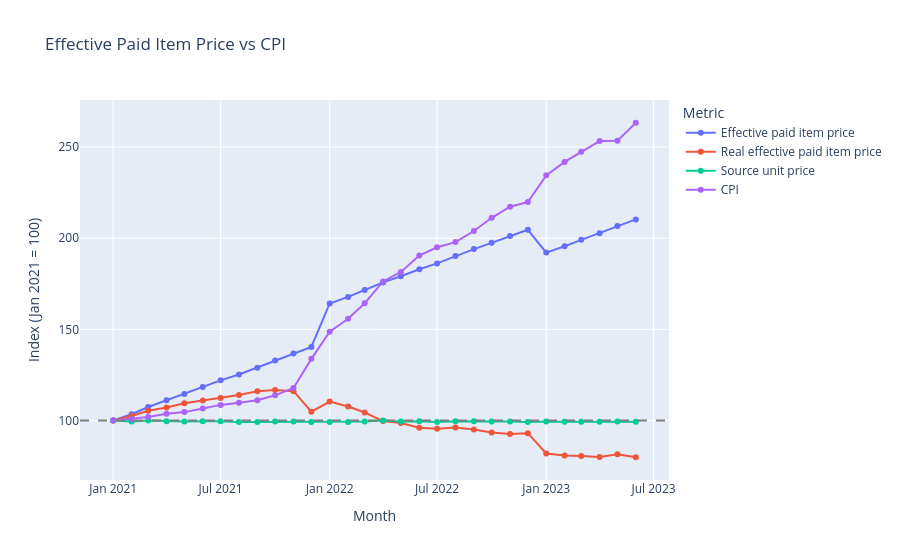

Here is the notebook cell this chart was saved with:
### Code cell
price_trend_long = product_price_trend.melt(
    id_vars=["order_month", "month_label"],
    value_vars=[
        "median_effective_paid_price_index_jan_2021_100",
        "median_real_effective_paid_price_index_jan_2021_100",
        "median_source_unit_price_index_jan_2021_100",
        "cpi_index_jan_2021_100",
    ],
    var_name="metric_key",
    value_name="index_value",
)

price_trend_labels = {
    "median_effective_paid_price_index_jan_2021_100": "Effective paid item price",
    "median_real_effective_paid_price_index_jan_2021_100": "Real effective paid item price",
    "median_source_unit_price_index_jan_2021_100": "Source unit price",
    "cpi_index_jan_2021_100": "CPI",
}
price_trend_long["metric"] = price_trend_long["metric_key"].map(price_trend_labels)

fig = px.line(
    price_trend_long,
    x="order_month",
    y="index_value",
    color="metric",
    markers=True,
    labels={"order_month": "Month", "index_value": "Index (Jan 2021 = 100)", "metric": "Metric"},
    title="Effective Paid Item Price vs CPI",
)
fig.add_hline(y=100, line_dash="dash", line_color="gray")
fig.show()

### Figure 1 — Plotly figure (JSON) as saved in the notebook; plotly's stock layout.template omitted (floating-point values rounded to 4 significant figures)
{"data": [{"hovertemplate": "Metric=Effective paid item price<br>Month=%{x}<br>Index (Jan 2021 = 100)=%{y}<extra></extra>", "legendgroup": "Effective paid item price", "line": {"color": "#636efa", "dash": "solid"}, "marker": {"symbol": "circle"}, "mode": "lines+markers", "name": "Effective paid item price", "orientation": "v", "showlegend": true, "type": "scatter", "x": ["2021-01-01", "2021-02-01", "2021-03-01", "2021-04-01", "2021-05-01", "2021-06-01", "2021-07-01", "2021-08-01", "2021-09-01", "2021-10-01", "2021-11-01", "2021-12-01", "2022-01-01", "2022-02-01", "2022-03-01", "2022-04-01", "2022-05-01", "2022-06-01", "2022-07-01", "2022-08-01", "2022-09-01", "2022-10-01", "2022-11-01", "2022-12-01", "2023-01-01", "2023-02-01", "2023-03-01", "2023-04-01", "2023-05-01", "2023-06-01"], "xaxis": "x", "y": [100, 103.5, 107.4, 111.1, 114.6, 118.4, 122.0, 125.2, 129.0, 132.9, 136.8, 140.3, 164.2, 167.8, 171.6, 175.8, 179.1, 183.0, 186.2, 190.3, 194.0, 197.4, 201.3, 204.6, 192.1, 195.6, 199.1, 202.8, 206.7, 210.3], "yaxis": "y"}, {"hovertemplate": "Metric=Real effective paid item price<br>Month=%{x}<br>Index (Jan 2021 = 100)=%{y}<extra></extra>", "legendgroup": "Real effective paid item price", "line": {"color": "#EF553B", "dash": "solid"}, "marker": {"symbol": "circle"}, "mode": "lines+markers", "name": "Real effective paid item price", "orientation": "v", "showlegend": true, "type": "scatter", "x": ["2021-01-01", "2021-02-01", "2021-03-01", "2021-04-01", "2021-05-01", "2021-06-01", "2021-07-01", "2021-08-01", "2021-09-01", "2021-10-01", "2021-11-01", "2021-12-01", "2022-01-01", "2022-02-01", "2022-03-01", "2022-04-01", "2022-05-01", "2022-06-01", "2022-07-01", "2022-08-01", "2022-09-01", "2022-10-01", "2022-11-01", "2022-12-01", "2023-01-01", "2023-02-01", "2023-03-01", "2023-04-01", "2023-05-01", "2023-06-01"], "xaxis": "x", "y": [100, 102.5, 105.3, 107.1, 109.5, 111.0, 112.4, 114.0, 116.0, 116.8, 116.1, 104.9, 110.4, 107.7, 104.4, 99.72, 98.68, 96.05, 95.47, 96.16, 95.14, 93.49, 92.63, 93.07, 81.93, 80.86, 80.49, 80.06, 81.58, 79.87], "yaxis": "y"}, {"hovertemplate": "Metric=Source unit price<br>Month=%{x}<br>Index (Jan 2021 = 100)=%{y}<extra></extra>", "legendgroup": "Source unit price", "line": {"color": "#00cc96", "dash": "solid"}, "marker": {"symbol": "circle"}, "mode": "lines+markers", "name": "Source unit price", "orientation": "v", "showlegend": true, "type": "scatter", "x": ["2021-01-01", "2021-02-01", "2021-03-01", "2021-04-01", "2021-05-01", "2021-06-01", "2021-07-01", "2021-08-01", "2021-09-01", "2021-10-01", "2021-11-01", "2021-12-01", "2022-01-01", "2022-02-01", "2022-03-01", "2022-04-01", "2022-05-01", "2022-06-01", "2022-07-01", "2022-08-01", "2022-09-01", "2022-10-01", "2022-11-01", "2022-12-01", "2023-01-01", "2023-02-01", "2023-03-01", "2023-04-01", "2023-05-01", "2023-06-01"], "xaxis": "x", "y": [100, 99.49, 100.1, 99.63, 99.49, 99.63, 99.63, 99.21, 99.21, 99.49, 99.49, 99.21, 99.21, 99.21, 99.49, 100.1, 99.49, 99.63, 99.21, 99.63, 99.63, 99.49, 99.49, 99.21, 99.49, 99.35, 99.35, 99.35, 99.49, 99.35], "yaxis": "y"}, {"hovertemplate": "Metric=CPI<br>Month=%{x}<br>Index (Jan 2021 = 100)=%{y}<extra></extra>", "legendgroup": "CPI", "line": {"color": "#ab63fa", "dash": "solid"}, "marker": {"symbol": "circle"}, "mode": "lines+markers", "name": "CPI", "orientation": "v", "showlegend": true, "type": "scatter", "x": ["2021-01-01", "2021-02-01", "2021-03-01", "2021-04-01", "2021-05-01", "2021-06-01", "2021-07-01", "2021-08-01", "2021-09-01", "2021-10-01", "2021-11-01", "2021-12-01", "2022-01-01", "2022-02-01", "2022-03-01", "2022-04-01", "2022-05-01", "2022-06-01", "2022-07-01", "2022-08-01", "2022-09-01", "2022-10-01", "2022-11-01", "2022-12-01", "2023-01-01", "2023-02-01", "2023-03-01", "2023-04-01", "2023-05-01", "2023-06-01"], "xaxis": "x", "y": [100, 100.9, 102.0, 103.7, 104.6, 106.7, 108.6, 109.8, 111.2, 113.8, 117.8, 133.8, 148.7, 155.8, 164.4, 176.3, 181.5, 190.5, 195.0, 197.9, 204.0, 211.2, 217.3, 219.8, 234.5, 241.8, 247.4, 253.3, 253.4, 263.3], "yaxis": "y"}], "layout": {"legend": {"title": {"text": "Metric"}, "tracegroupgap": 0}, "shapes": [{"line": {"color": "gray", "dash": "dash"}, "type": "line", "x0": 0, "x1": 1, "xref": "x domain", "y0": 100, "y1": 100, "yref": "y"}], "title": {"text": "Effective Paid Item Price vs CPI"}, "xaxis": {"anchor": "y", "domain": [0, 1], "title": {"text": "Month"}}, "yaxis": {"anchor": "x", "domain": [0, 1], "title": {"text": "Index (Jan 2021 = 100)"}}}}
